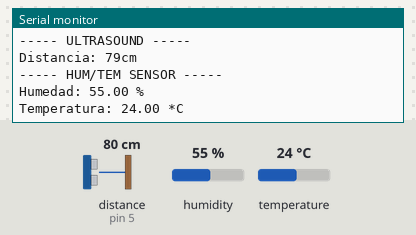
The sketch below on a simulated Arduino Uno, built with avr-gcc and run on an emulated ATmega328P. On the bench: the last lines printed to the serial monitor. The test bench sets the inputs (shaded band); at power-on: distance to the obstacle (sensor on pin 5) 80 cm, humidity 55 %, temperature 24 °C. The echo pulse lasts 58.3 µs per cm.

Above: at 10.9 s.
11.0 s: distance to the obstacle (sensor on pin 5) set to 2 cm
18.6 s: humidity set to 22 %
At 21.7 s:
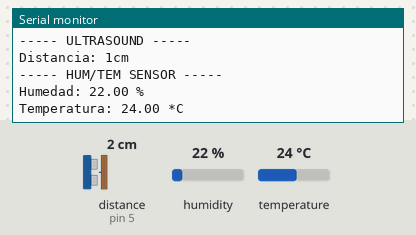
26.2 s: temperature set to 12 °C
At 32.2 s:
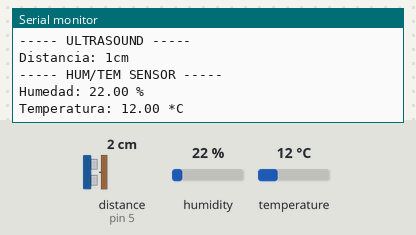
33.8 s: distance to the obstacle (sensor on pin 5) set to 4 cm
41.4 s: humidity set to 40 %
At 46.6 s:
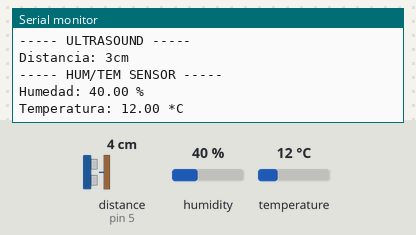
Timing chart, 0 to 48.1 s (numbered marks = the images above; inputs shaded):
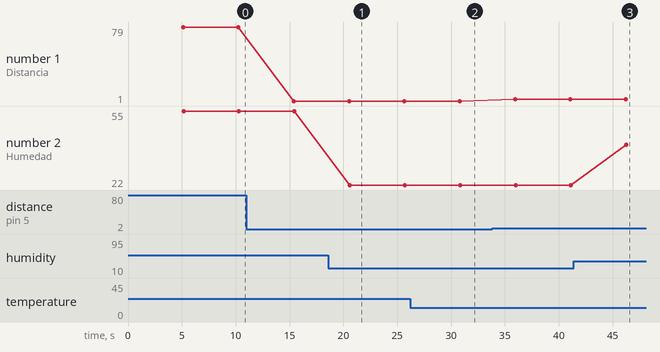

The sketch:

slave.ino
```cpp
#include "Wire.h"
#include <DHT.h>

#define SLAVE_ADDR 0x04

#define DHTPIN 2
#define DHTTYPE DHT11

#define TRIGGER 6   // Digital pin Ultrasound Trigger sensor
#define ECHO 5   // Digital pin Ultrasound Echo sensor

// Inicializamos el sensor DHT11
typedef struct {
  float humidity;
  float temp;
  int distance;
} sensor_data_t;

DHT dht(DHTPIN, DHTTYPE);
char accessVar;
sensor_data_t data;

void send_fn() {
  Serial.println("--request found--");
  Wire.write((byte*)&data, sizeof(sensor_data_t));
}

void setup() {
  Serial.begin(9600);
  Wire.begin(SLAVE_ADDR);
  dht.begin();

  initialize_ultrasound();

  Wire.onRequest(send_fn);
}

void loop() {
  delay(5000);
  float h = dht.readHumidity();
  float t = dht.readTemperature();
  long echoTime; // Time until echo is reached
  long d; // Distance (cm)
  ultrasoundDigitalWrite();
  echoTime = pulseIn(ECHO, HIGH); // Get the width of the pulse
  d = echoTime/59; // Scale time to distance in cm

  clearTerminal();
  Serial.println("----- ULTRASOUND -----");
  Serial.print("Distancia: ");
  Serial.print(d); //Enviamos serialmente el valor de la distancia
  Serial.print("cm");
  Serial.println("\n");

  Serial.println("----- HUM/TEM SENSOR -----");
  Serial.print("Humedad: ");
  Serial.print(h);
  Serial.println(" %\t");
  Serial.print("Temperatura: ");
  Serial.print(t);
  Serial.println(" *C \n");

  data.humidity = dht.readHumidity();
  data.temp = dht.readTemperature();
  data.distance = d;
}

void initialize_ultrasound() {
  pinMode(TRIGGER, OUTPUT);
  pinMode(ECHO, INPUT);
  digitalWrite(TRIGGER, LOW);
}

void ultrasoundDigitalWrite() {
  digitalWrite(TRIGGER, HIGH);
  delayMicroseconds(10);
  digitalWrite(TRIGGER, LOW);
}

void clearTerminal() {
  for(int i = 0; i<30; i++) {
    Serial.println();
  }
}
```

Measured:
- after the input at 18.6 s, the serial monitor: prints a new line after 2.0 s (image 1)
- after the input at 26.2 s, the serial monitor: prints a new line after 4.7 s (image 2)
- after the input at 41.4 s, the serial monitor: prints a new line after 4.9 s (image 3)
- plotted number 1: 79 → 1 after the input at 11.0 s, 1 → 3 after the input at 33.8 s
- plotted number 2: 55 → 22 after the input at 18.6 s, 22 → 40 after the input at 41.4 s
